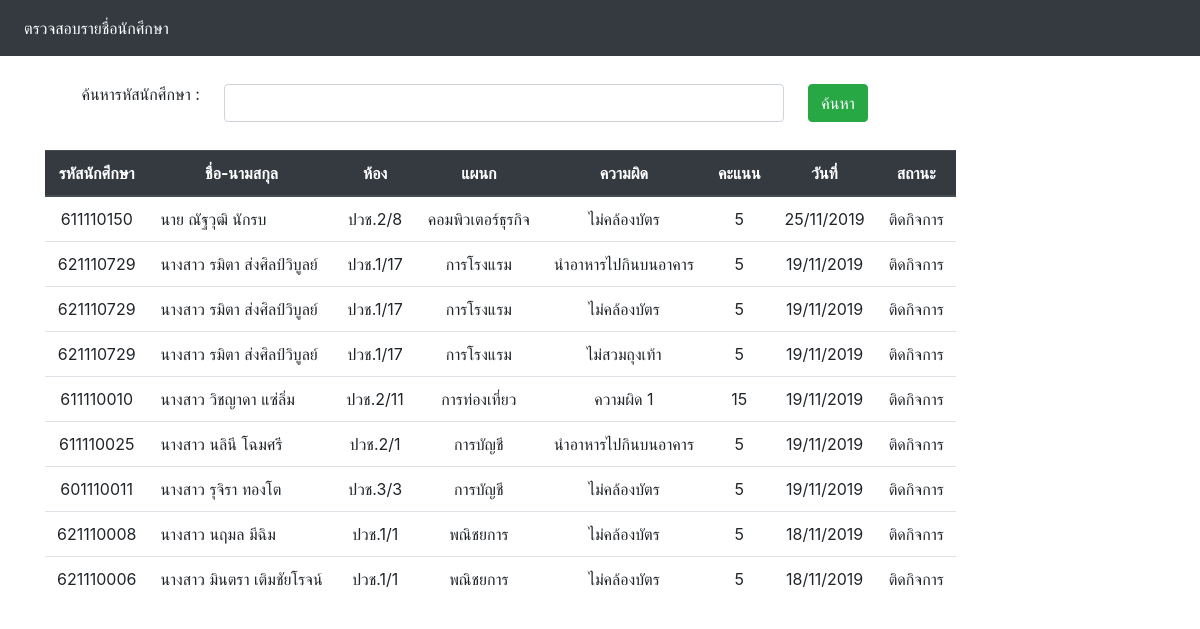
The page /std_view.php on the database its author committed.
### tables this page shows
CREATE TABLE `std_offense` (
  `std_off_id` int(11) NOT NULL,
  `std_id` int(9) NOT NULL COMMENT ' รหัสนักศึกษา',
  `wr_id` int(3) NOT NULL COMMENT 'รหัสความผิด',
  `mem_id` int(7) NOT NULL COMMENT 'รหัสสมาชิก',
  `std_off_date` datetime NOT NULL COMMENT 'วันที่',
  `std_off_status` varchar(50) NOT NULL COMMENT 'สถานะ'
);

CREATE TABLE `student` (
  `std_id` int(9) NOT NULL COMMENT 'รหัสนักศึกษา',
  `std_tname` varchar(10) NOT NULL COMMENT 'คำนำหน้าชื่อ',
  `std_fname` varchar(255) NOT NULL COMMENT 'ชื่อนักศึกษา',
  `std_lname` varchar(255) NOT NULL COMMENT 'นามสกุลนักศึกษา',
  `std_class` varchar(20) NOT NULL COMMENT 'ระดับชั้น',
  `std_depart` varchar(100) NOT NULL COMMENT 'แผนก'
);

CREATE TABLE `wrong` (
  `wr_id` int(3) NOT NULL COMMENT 'รหัสความผิด',
  `wr_name` varchar(200) NOT NULL COMMENT 'ชื่อความผิด',
  `wr_score` int(2) NOT NULL COMMENT 'คะแนนความผิด'
);

### std_view.php (the view, shortened to what this page needs)
<?php
require_once("connect/connect.php");
if ($_POST["se"] == "") {
	$strSQL   = "SELECT * FROM std_offense LEFT JOIN student ON std_offense.std_id = student.std_id LEFT JOIN wrong ON std_offense.wr_id = wrong.wr_id LEFT JOIN member ON std_offense.mem_id = member.mem_id WHERE std_offense.std_off_status = 'ติดกิจการ' ORDER BY std_off_date DESC";
}
$objQuery = mysqli_query($conn, $strSQL) or die("Query Error : " . mysqli_error());
?>
<html>
<head>
	<link rel="stylesheet" href="https://stackpath.bootstrapcdn.com/bootstrap/4.3.1/css/bootstrap.min.css">
	<link rel="stylesheet" href="https://cdnjs.cloudflare.com/ajax/libs/jquery-confirm/3.3.2/jquery-confirm.min.css">
</head>
<body>
	<nav class="navbar navbar-expand-lg bg-dark navbar-dark ">
		<div class="collapse navbar-collapse" id="navbarSupportedContent">
			<?php if ($_SESSION['Status'] == 1) { ?>
				<ul class="navbar-nav mr-auto">
					<li class="nav-item active">
						<a class="nav-link" href="std_view.php">ตรวจสอบรายชื่อนักศึกษา</a>
					</li>
					<li class="nav-item">
						<a class="nav-link" href="wrong.php">รายการความผิด</a>
					</li>
					<li class="nav-item">
						<a class="nav-link " href="member.php">รายชื่อครู</a>
					</li>
					<li class="nav-item">
						<a class="nav-link " href="student.php">รายชื่อนักศึกษา</a>
					</li>
					<li class="nav-item ">
						<a class="nav-link " href="report.php">รายงาน</a>
					</li>
				</ul>
			<?php } else { ?><ul class="navbar-nav mr-auto">
					<li class="nav-item active">
						<a class="nav-link" href="std_view.php">ตรวจสอบรายชื่อนักศึกษา</a>
					</li>
				</ul>
			<?php } ?>
			<form class="form-inline my-2 my-lg-0">
				<div class="text-light"><?= $_SESSION["Name"] ?>&nbsp;
				</div>
			</form>
		</div>
	</nav>
	<div class="container">
		<p>
		<div class="row">
			<div class="col-md-10">
				<form action="std_view.php" method="POST" enctype="multipart/form-data" name="form2">
					<table class="table table-borderless table-responsive">
						<tr>
							<td align="right" width="20%" valign="middle">ค้นหารหัสนักศึกษา : </td>
							<td width="70%"><input class="form-control" type="number" name="search"></td>
							<td align="left"><button type="submit" class="btn btn-success" name="se" value="search">ค้นหา</button></td>
						</tr>
					</table>
				</form>
			</div>
			<div class="col col-md-auto">
				<table border="0" class="table table-hover table-responsive">
					<thead class="thead-dark">
						<tr align="center">
							<th scope="col">รหัสนักศึกษา</th>
							<th scope="col">ชื่อ-นามสกุล</th>
							<th scope="col">ห้อง</th>
							<th scope="col">แผนก</th>
							<th scope="col">ความผิด</th>
							<th scope="col">คะแนน</th>
							<th scope="col">วันที่</th>
							<th scope="col">สถานะ</th>
						</tr>
					</thead>
					<tbody>
						<?php
						while ($res = mysqli_fetch_array($objQuery, MYSQLI_ASSOC)) { ?>
							<tr>
								<td align="center"><?= $res["std_id"] ?></td>
								<td><?= $res["std_tname"] ?> <?= $res["std_fname"] ?> <?= $res["std_lname"] ?></td>
								<td align="center"><?= $res["std_class"] ?></td>
								<td align="center"><?= $res["std_depart"] ?></td>
								<td align="center"><?= $res["wr_name"] ?></td>
								<td align="center"><?= $res["wr_score"] ?></td>
								<td align="center"><?= date("d/m/Y", strtotime($res["std_off_date"])) ?></td>
								<td align="center"><?= $res["std_off_status"] ?></td>
							</tr>
						<?php
						} ?>
					</tbody>
				</table>
			</div>
		</div>
	</div>
</body>
</html>

### rows shown on the page
std_offense: std.std_id "611110150", std.std_tname "นาย", std.std_fname "ณัฐวุฒิ", std.std_lname "นักรบ", std.std_class "ปวช.2/8", std.std_depart "คอมพิวเตอร์ธุรกิจ", wr.wr_name "ไม่คล้องบัตร", wr.wr_score "5", std_off_date "25/11/2019", std_off_status "ติดกิจการ"
std_offense: std.std_id "621110729", std.std_tname "นางสาว", std.std_fname "รมิตา", std.std_lname "ส่งศิลป์วิบูลย์", std.std_class "ปวช.1/17", std.std_depart "การโรงแรม", wr.wr_name "นำอาหารไปกินบนอาคาร", wr.wr_score "5", std_off_date "19/11/2019", std_off_status "ติดกิจการ"
std_offense: std.std_id "621110729", std.std_tname "นางสาว", std.std_fname "รมิตา", std.std_lname "ส่งศิลป์วิบูลย์", std.std_class "ปวช.1/17", std.std_depart "การโรงแรม", wr.wr_name "ไม่คล้องบัตร", wr.wr_score "5", std_off_date "19/11/2019", std_off_status "ติดกิจการ"
std_offense: std.std_id "621110729", std.std_tname "นางสาว", std.std_fname "รมิตา", std.std_lname "ส่งศิลป์วิบูลย์", std.std_class "ปวช.1/17", std.std_depart "การโรงแรม", wr.wr_name "ไม่สวมถุงเท้า", wr.wr_score "5", std_off_date "19/11/2019", std_off_status "ติดกิจการ"
std_offense: std.std_id "611110010", std.std_tname "นางสาว", std.std_fname "วิชญาดา", std.std_lname "แซ่ลิ่ม", std.std_class "ปวช.2/11", std.std_depart "การท่องเที่ยว", wr.wr_name "ความผิด 1", wr.wr_score "15", std_off_date "19/11/2019", std_off_status "ติดกิจการ"
std_offense: std.std_id "611110025", std.std_tname "นางสาว", std.std_fname "นลินี", std.std_lname "โฉมศรี", std.std_class "ปวช.2/1", std.std_depart "การบัญชี", wr.wr_name "นำอาหารไปกินบนอาคาร", wr.wr_score "5", std_off_date "19/11/2019", std_off_status "ติดกิจการ"
std_offense: std.std_id "601110011", std.std_tname "นางสาว", std.std_fname "รุจิรา", std.std_lname "ทองโต", std.std_class "ปวช.3/3", std.std_depart "การบัญชี", wr.wr_name "ไม่คล้องบัตร", wr.wr_score "5", std_off_date "19/11/2019", std_off_status "ติดกิจการ"
std_offense: std.std_id "621110008", std.std_tname "นางสาว", std.std_fname "นฤมล", std.std_lname "มีฉิม", std.std_class "ปวช.1/1", std.std_depart "พณิชยการ", wr.wr_name "ไม่คล้องบัตร", wr.wr_score "5", std_off_date "18/11/2019", std_off_status "ติดกิจการ"
std_offense: std.std_id "621110006", std.std_tname "นางสาว", std.std_fname "มินตรา", std.std_lname "เติมชัยโรจน์", std.std_class "ปวช.1/1", std.std_depart "พณิชยการ", wr.wr_name "ไม่คล้องบัตร", wr.wr_score "5", std_off_date "18/11/2019", std_off_status "ติดกิจการ"
